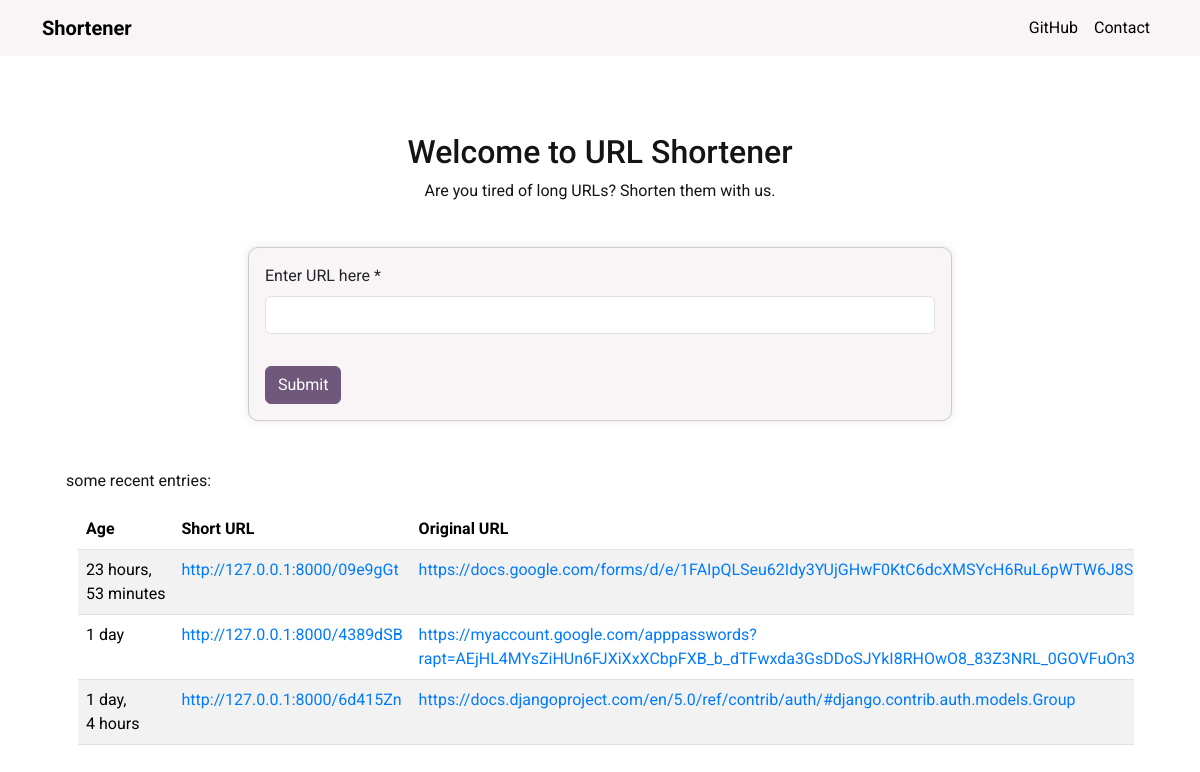
The app's page /, older data.
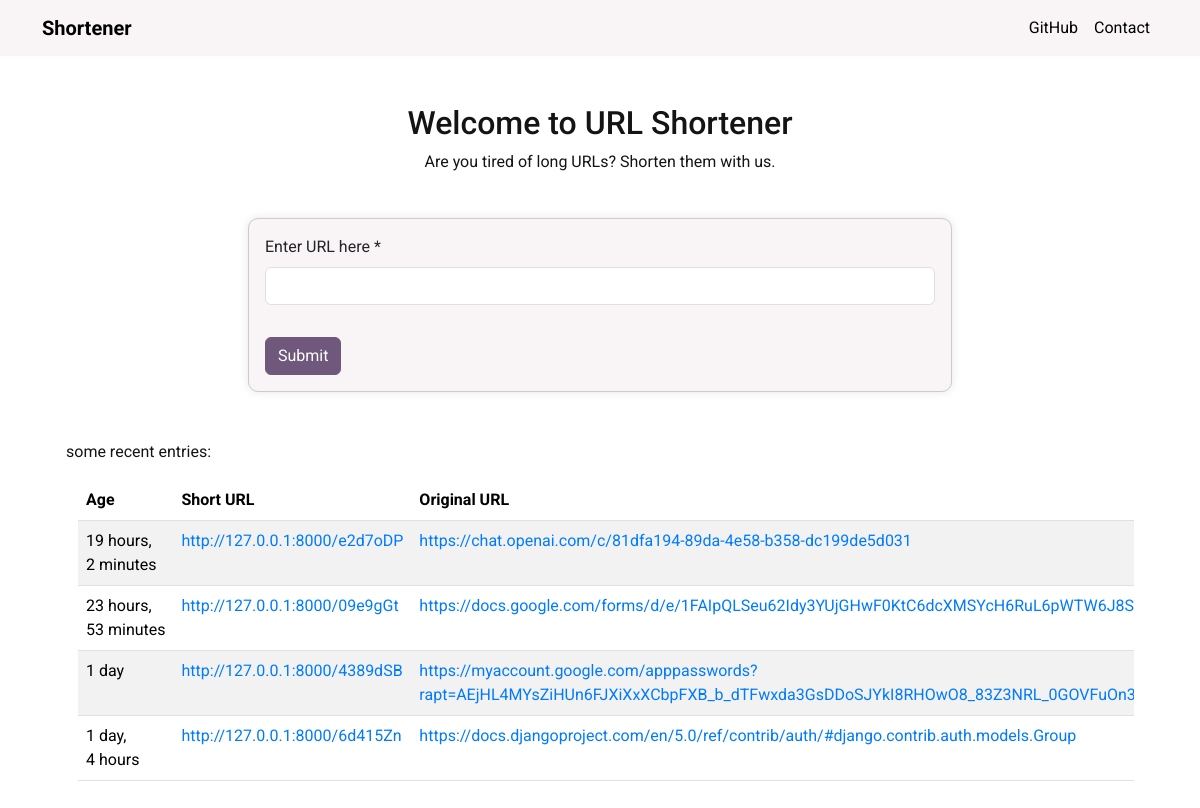
The same page, newer data.
### short/models.py (models this page shows, shortened)
class AnonymousShorti(models.Model):
    url = models.URLField()
    short_url = models.URLField()
    created_at = models.DateTimeField(auto_now_add=True)
    class Meta:
        ordering = ['-id']

### short/views.py (the view, shortened to what this page needs)
# urls.py: path('', views.index, name = 'index'),
def index(request):
    urls = AnonymousShorti.objects.order_by('-created_at')[:7]
    short_url = None
    form = AnonymousShortForm()
    template = 'short/index.html'
    context = {
        'form': form,
        'short_url': short_url,
        'urls' : urls
    }
    return render(request, template, context)

### short/forms.py
class AnonymousShortForm(forms.ModelForm):
    class Meta:
        model = AnonymousShorti
        fields = ('url',)
        labels = {
            'url' : 'Enter URL here '
        }

### short/templates/short/index.html (shortened to what this page needs)
{% extends "short/base.html" %}
{% load crispy_forms_tags %}
{% load static %}
{% load humanize %}
{% block content %}
<div class="container">
    <div class="row justify-content-center mt-5">
        <div class="col-md-6">
            <h2 class="text-center">Welcome to URL Shortener</h2>
            <p class="text-center">Are you tired of long URLs? Shorten them with us.</p>
        </div>
    </div>
    <div class="row justify-content-center mt-2 mb-5">
        <div class="col-md-8">
            <div class="card">
                <div class="card-body">
                    <form method="post">
                        {{ form|crispy }}
                        <button type="submit" class="btn btn-primary mt-3">Submit</button>
                    </form>
                </div>
            </div>
        </div>
    </div>
    <p>some recent entries:</p>
    <div class="container mt-3 mb-3">
        <div class="row">
            <div class="col-md-12" style="overflow-x: auto;">
                <table class="table table-striped">
                    <thead>
                        <tr>
                            <th scope="col">Age</th>
                            <th scope="col">Short URL</th>
                            <th scope="col">Original URL</th>
                        </tr>
                    </thead>
                    <tbody>
                        {% for link in urls %}
                        <tr>
                            <td>{{ link.created_at|timesince }}</td>
                            <td><a href="{{ link.short_url }}">{{ link.short_url }}</a></td>
                            <td><a href="{{ link.url }}">{{ link.url }}</a></td>
                        </tr>
                        {% endfor %}
                    </tbody>
                </table>
            </div>
        </div>
    </div>
</div>
{% endblock content %}

### short/templates/short/base.html (shortened to what this page needs)
{% load static %}
<!DOCTYPE html>
<html lang="en">
<head>
    <link href="https://cdn.jsdelivr.net/npm/bootstrap@5.3.3/dist/css/bootstrap.min.css" rel="stylesheet">
    <link rel="stylesheet" type="text/css" href="{% static 'short/styles.css' %}">
</head>
<body>
    <nav class="navbar navbar-expand-lg navbar-light">
        <div class="container">
            <a class="navbar-brand" href="/">Shortener</a>
            <div class="collapse navbar-collapse" id="navbarSupportedContent">
                <ul class="navbar-nav ms-auto mb-2 mb-lg-0">
                     <li class="nav-item d-lg-block">
                        <a class="nav-link" href="https://github.com/Pav125/shortener" target="_blank">GitHub</a>
                    </li>
                    <li class="nav-item d-lg-block">
                        <a class="nav-link {% if request.path == '/contact/' %}active{% endif %}" href="{% url 'contact' %}">Contact</a>
                    </li>
                </ul>
            </div>
        </div>
    </nav>
    <div class="container">
        <div class="container home-div">
            {% block content %}{% endblock content %}
        </div>
    </div>
</body>
</html>

### short/static/short/styles.css (style rules this page uses)
body { font-family: 'Roboto', sans-serif; background-color: #ffffff; color: #141414; }
.navbar { background-color: #F9F4F5; }
.navbar-brand { font-weight: bold; transition: color 0.3s; }
.navbar .navbar-nav .nav-link { color: #000000; }
.card { background-color: #F9F4F5; margin-top: 20px; border: 1px solid #ccc; border-radius: 10px; box-shadow: 0 0 10px rgba(0, 0, 0, 0.1); }
form { margin-bottom: 0; }
.btn-primary { background-color:#70587C; border-color: #70587C; }
a { color: #007bff; text-decoration: none; }
.home-div { display: flex; align-items: center; justify-content: center; min-height: 100vh; padding-bottom: 50px; }

Row changes from the older to the newer data that the page shows:
added AnonymousShorti: created_at "19 hours, 2 minutes", short_url "http://127.0.0.1:8000/e2d7oDP", url "https://chat.openai.com/c/81dfa194-89da-4e58-b358-dc199de5d031"
